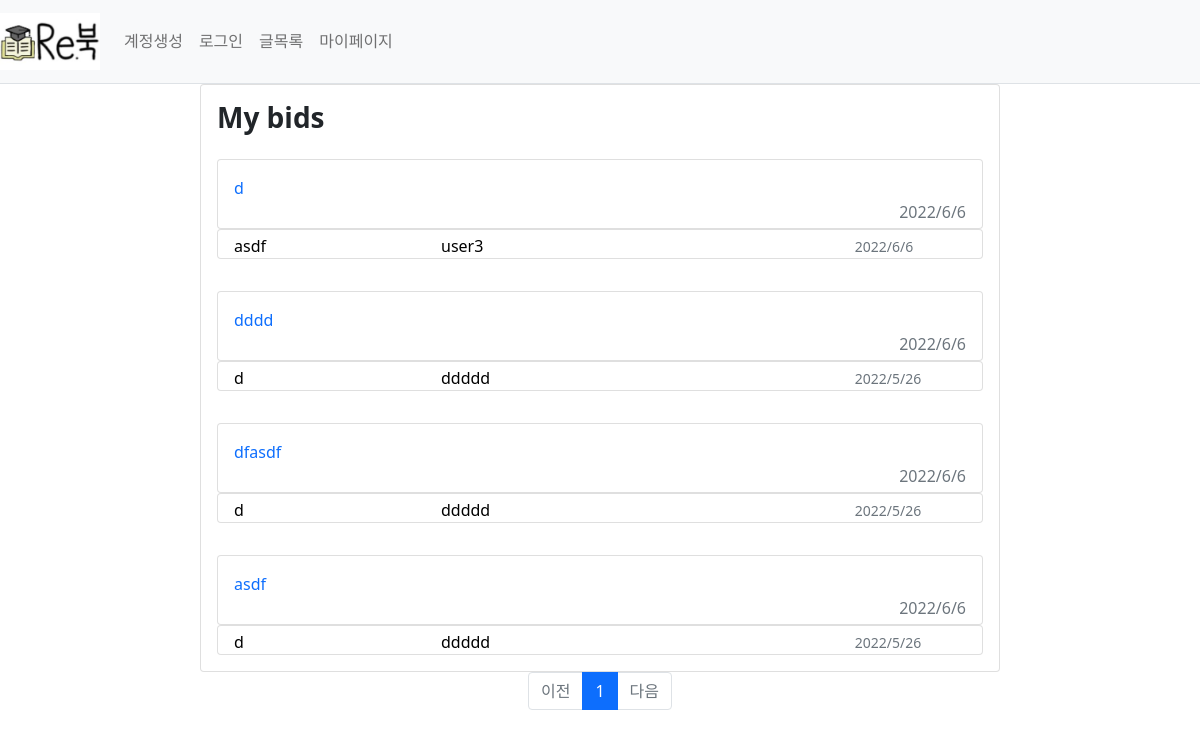
/mypage/reply/all, run on an earlier commit of the app's database.
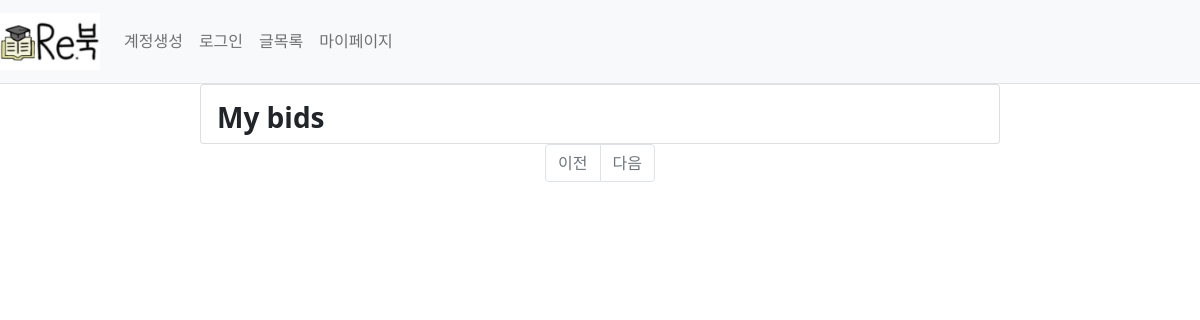
And on a later commit of the database.
### webproject/models.py (models this page shows)
class Reply(db.Model): #댓글
    id = db.Column(db.Integer, primary_key=True)
    post_id = db.Column(db.Integer, db.ForeignKey('post.id', ondelete='CASCADE'))
    post = db.relationship('Post',backref=db.backref('reply_set')) # Post.reply_set 하면 답글에 접근 가능
    content = db.Column(db.Text(),nullable=False)
    create_date = db.Column(db.DateTime(), nullable=False)
    user_id = db.Column(db.Integer, db.ForeignKey('user.id', ondelete='CASCADE'), nullable=False)
    user = db.relationship('User', backref=db.backref('reply_set'))

class BookInfo(db.Model): # 책 정보
    __tablename__ = 'bookinfo'
    id = db.Column(db.Integer, primary_key=True)
    name = db.Column(db.String(200),nullable=False) #책이름
    author = db.Column(db.String(200),nullable=False) #저자
    school = db.Column(db.String(200),nullable=False) #학교
    department = db.Column(db.String(200),nullable=False) #학과
    price = db.Column(db.Integer, nullable=False)

class Post(db.Model): #판매페이지
    id = db.Column(db.Integer, primary_key=True)
    subject = db.Column(db.String(200), nullable=False)
    content = db.Column(db.Text(),nullable=False)
    isparcel = db.Column(db.Boolean(), nullable=True,server_default='True')  # True: 택배, False: 직거래
    create_date = db.Column(db.DateTime(), nullable=False)
    img_path = db.Column(db.String(), nullable=True, server_default='1')  # 요거는 나중에 추가해보자
    book_info_id = db.Column(db.Integer, db.ForeignKey('bookinfo.id', ondelete='CASCADE'))
    book = db.relationship('BookInfo', backref=db.backref('post_set'))
    user_id = db.Column(db.Integer, db.ForeignKey('user.id', ondelete='CASCADE'), nullable=False)
    user = db.relationship('User', backref=db.backref('post_set'))

### webproject/views/mypage_views.py (the view)
@bp.route('/reply/all')
def reply_all():
    user_id=session.get('user_id')
    page = request.args.get('page', type=int, default=1)
    reply_list = Reply.query.filter(Reply.user_id == user_id).order_by(Reply.create_date.desc())
    reply_list = reply_list.paginate(page, per_page=10)
    return render_template('mypage/mypage_reply_all.html',reply_list=reply_list)

### webproject/views/auth_views.py (called while the page is built)
@bp.before_app_request
def load_logged_in_user():
    user_id=session.get('user_id')
    if user_id is None:
        g.user = None
    else:
        g.user = User.query.get(user_id)

@bp.before_app_request
def load_logged_in_user():
    user_id=session.get('user_id')
    if user_id is None:
        g.user = None
    else:
        g.user = User.query.get(user_id)

### webproject/templates/mypage/mypage_reply_all.html
{% extends 'base.html' %}
{% block content%}
<div class="d-flex justify-content-center">
<div class="card" style="width:50em;"  >
        <h3 class="mt-3 ms-3"><b>My bids</b></h3>
    {%if reply_list%}
    {%for reply in reply_list.items%}
        <div class="card-body">
            <a href="{{url_for('mypage.reply', reply_id=reply.id)}}" class="text-decoration-none">
                <div class="card" style="height:70px;">
                    <div class="card-body">
                        <div>{{reply.content}}</div>
                        <div class="text-muted" style="float:right;">{{reply.create_date.year}}/{{reply.create_date.month}}/{{reply.create_date.day}}</div>
                    </div>
                </div>
            </a>
            <a href="{{ url_for('post.detail', post_id=reply.post.id)}}" class="text-black">
                <div class="card" style="height:30px;">
                <div class="row-g-0">
                <div class="ms-3 col-md-3 mt-1" style="float:left;">{{reply.post.book.name}}</div>
                <div class="ms-3 mt-1" style="float:left;">{{reply.post.subject}}</div>
                <div class="col-md-2 mt-1 " style="float:right;"><small class="text-muted">{{reply.post.create_date.year}}/{{reply.post.create_date.month}}/{{reply.post.create_date.day}}</small></div>
                </div>
                </div>
            </a>
        </div>
    {%endfor%}
    {%else%}
        <p>no content</p>
    {%endif%}
    </div>
</div>
    <ul class="pagination justify-content-center">
        {% if reply_list.has_prev %}
        <li class="page-item">
            <a class="page-link" href="?page={{reply_list.prev_num}}">이전</a>
        </li>
        {% else %}
        <li class="page-item disabled">
            <a class="page-link" tabindex="-1" aria-disabled="true" href="#">이전</a>
        </li>
        {% endif %}
        {% for page_num in reply_list.iter_pages() %}
            {% if page_num %}
                {% if page_num != reply_list.page %}
                <li class="page-item">
                    <a class="page-link" href="?page={{ page_num }}">{{ page_num }}</a>
                </li>
                {% else %}
                <li class="page-item active" aria-current="page">
                    <a class="page-link" href="#">{{ page_num }}</a>
                </li>
                {% endif %}
            {% else %}
                <li class="disabled">
                    <a class="page-link" href="#">...</a>
                </li>
            {% endif %}
        {% endfor %}
        {%if reply_list.has_next %}
        <li class="page_item">
            <a class="page-link" href="?page={{ reply_list.next_num }}">다음</a>
        </li>
        {% else %}
        <li class="page-item disabled">
            <a class="page-link" tabindex="-1" aria-disabled="true" href="#">다음</a>
        </li>
        {% endif %}
    </ul>
{% endblock %}

What changed in the data, as far as the page shows it:
no longer on this page (row edited): Reply: content "d", create_date.year "2022", create_date.month "6", create_date.day "6", post.book.name "asdf", post.subject "user3", post.create_date.year "2022", post.create_date.month "6", post.create_date.day "6"
no longer on this page (row edited): Reply: content "dddd", create_date.year "2022", create_date.month "6", create_date.day "6", post.book.name "d", post.subject "ddddd", post.create_date.year "2022", post.create_date.month "5", post.create_date.day "26"
no longer on this page (row edited): Reply: content "dfasdf", create_date.year "2022", create_date.month "6", create_date.day "6", post.book.name "d", post.subject "ddddd", post.create_date.year "2022", post.create_date.month "5", post.create_date.day "26"
removed Reply: content "asdf", create_date.year "2022", create_date.month "6", create_date.day "6", post.book.name "d", post.subject "ddddd", post.create_date.year "2022", post.create_date.month "5", post.create_date.day "26"
Also different on the page:
list line gone: "1"
